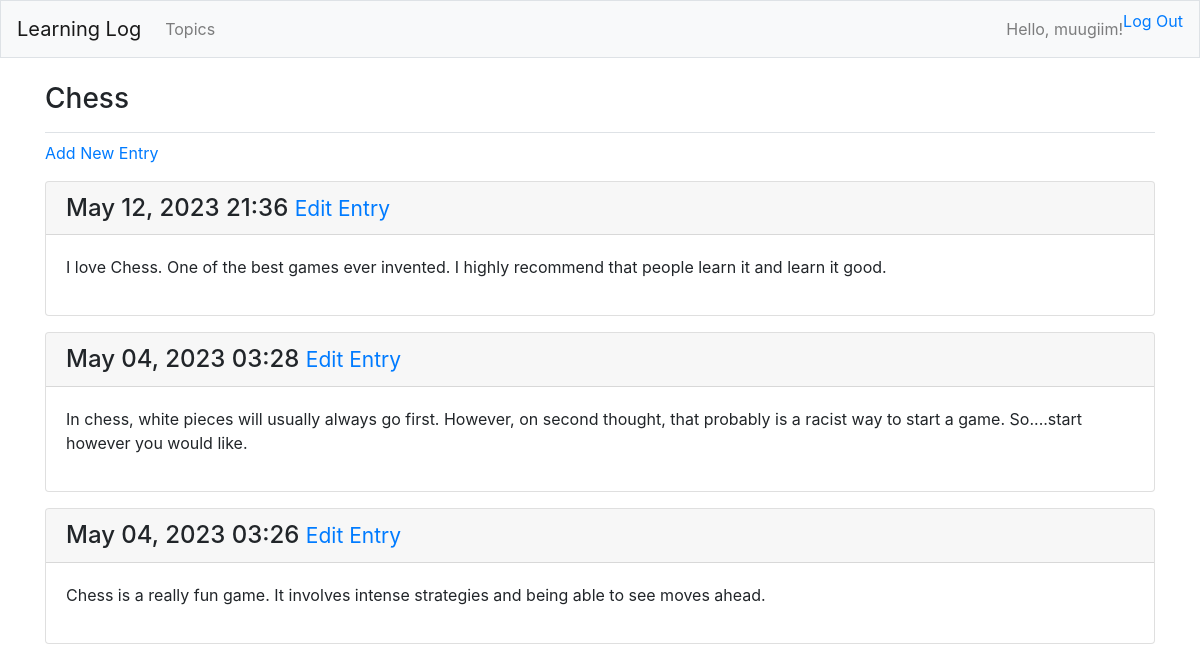
The page /topics/1/ (signed in) on the database its author committed.
### learning_logs/models.py (models this page shows, shortened)
class Topic(models.Model):
    text = models.CharField(max_length=200)
    date_added = models.DateTimeField(auto_now_add=True)
    owner = models.ForeignKey(User, on_delete=models.CASCADE)
    def __str__(self):
        return self.text

class Entry(models.Model):
    topic = models.ForeignKey(Topic, on_delete=models.CASCADE)
    text = models.TextField()
    date_added = models.DateTimeField(auto_now_add=True)
    class Meta:
        verbose_name_plural = "entries"

### learning_logs/views.py (the view)
# urls.py: path('topics/<int:topic_id>/', views.topic, name='topic'),
@login_required()
def topic(request, topic_id):
    topic = Topic.objects.get(id=topic_id)
    if topic.owner != request.user:
        raise Http404
    entries = topic.entry_set.order_by('-date_added')
    context = {'topic': topic, 'entries': entries}
    return render(request, 'learning_logs/topic.html', context)

### learning_logs/templates/learning_logs/topic.html
{% extends "learning_logs/base.html" %}
{% block page_header %}
    <h3>{{ topic }}</h3>
{% endblock page_header %}
{% block content %}
    <p>
        <a href="{% url 'learning_logs:new_entry' topic.id %}">Add New Entry</a>
    </p>
    {% for entry in entries %}
        <div class="card mb-3">
            <h4 class="card-header">
                {{ entry.date_added|date:'M d, Y H:i' }}
                <small><a href="{% url 'learning_logs:edit_entry' entry.id %}">
                    Edit Entry</a></small>
            </h4>
            <div class="card-body">
                {{ entry.text|linebreaks }}
            </div>
        </div>
    {% empty %}
        <p>There are no entries for this topic yet!</p>
    {% endfor %}
{% endblock content %}

### learning_logs/templates/learning_logs/base.html (shortened to what this page needs)
{% load bootstrap4 %}
<!DOCTYPE html>
<html lang="en">
<head>
    {% bootstrap_css %}
</head>
<body>
    <nav class="navbar navbar-expand-md navbar-light bg-light mb-4 border">
        <a class="navbar-brand" href="{% url 'learning_logs:index' %}">
            Learning Log</a>
        <div class="collapse navbar-collapse" id="navbarCollapse">
            <ul class="navbar-nav mr-auto">
                <li class="nav-item">
                    <a class="nav-link" href="{% url 'learning_logs:topics' %}">Topics</a></li>
            </ul>
            <ul class="navbar-nav ml-auto">
                {% if user.is_authenticated %}
                    <li class="nav-item">
                        <span class="navbar-text">Hello, {{ user.username }}!</span>
                    </li>
                    <li class="nav-item">
                        <a class="navbar-link" href="{% url 'users:logout' %}">Log Out</a>
                    </li>
                {% endif %}
            </ul>
        </div>
    </nav>
    <main role="main" class="container">
        <div class="pb-2 mb-2 border-bottom">
            {% block page_header %}{% endblock page_header %}
        </div>
        <div>
            {% block content %}{% endblock content %}
        </div>
    </main>
</body>
</html>

### rows shown on the page
Topic: text "Chess"
Entry: date_added "May 12, 2023 21:36", text "I love Chess. One of the best games ever invented. I highly recommend that people learn it and learn it good."
Entry: date_added "May 04, 2023 03:28", text "In chess, white pieces will usually always go first. However, on second thought, that probably is a racist way to start a game. So....start however you would like."
Entry: date_added "May 04, 2023 03:26", text "Chess is a really fun game. It involves intense strategies and being able to see moves ahead."

### other values the page prints
{{ user.username }} "muugiim"
